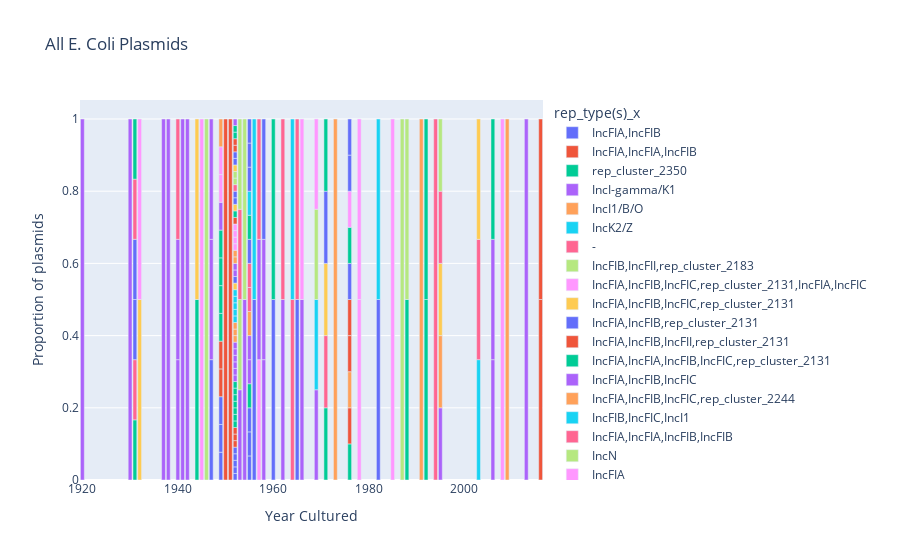

The notebook cell saved with this chart:
### Code cell
px.bar(
    mob_rgi,
    x="Year",
    y=mob_rgi['Year'].map((1/mob_rgi['Year'].value_counts()).to_dict()),
    labels={"Year": "Year Cultured", 'predicted_mobility_x': "Predicted Mobility", 'y': 'Proportion of plasmids'},
    title="All E. Coli Plasmids",
    # hover_data=["Accession_Number", "Resistance Mechanism", "Best_Hit_ARO", "Drug Class", "AMR Gene Family", 'Contig', 'Strain'],
    # color='Best_Hit_ARO',
    color='rep_type(s)_x'
)

### Figure 1 — Plotly figure (JSON) as saved in the notebook; plotly's stock layout.template omitted (floating-point values rounded to 4 significant figures)
{"data": [{"alignmentgroup": "True", "hovertemplate": "rep_type(s)_x=IncFIA,IncFIB<br>Year Cultured=%{x}<br>Proportion of plasmids=%{y}<extra></extra>", "legendgroup": "IncFIA,IncFIB", "marker": {"color": "#636efa", "pattern": {"shape": ""}}, "name": "IncFIA,IncFIB", "offsetgroup": "IncFIA,IncFIB", "orientation": "v", "showlegend": true, "textposition": "auto", "type": "bar", "x": [1960, 1949, 1947, 1949, 1955, 1955, 1955, 1965, 1952, 1982, 1952, 1952, 1952, 1949, 1956, 1952], "xaxis": "x", "y": [0.5, 0.07692, 0.3333, 0.07692, 0.06667, 0.06667, 0.06667, 0.5, 0.01818, 0.5, 0.01818, 0.01818, 0.01818, 0.07692, 0.5, 0.01818], "yaxis": "y"}, {"alignmentgroup": "True", "hovertemplate": "rep_type(s)_x=IncFIA,IncFIA,IncFIB<br>Year Cultured=%{x}<br>Proportion of plasmids=%{y}<extra></extra>", "legendgroup": "IncFIA,IncFIA,IncFIB", "marker": {"color": "#EF553B", "pattern": {"shape": ""}}, "name": "IncFIA,IncFIA,IncFIB", "offsetgroup": "IncFIA,IncFIA,IncFIB", "orientation": "v", "showlegend": true, "textposition": "auto", "type": "bar", "x": [1950, 1952, 1952, 1949, 1949, 1952], "xaxis": "x", "y": [1, 0.01818, 0.01818, 0.07692, 0.07692, 0.01818], "yaxis": "y"}, {"alignmentgroup": "True", "hovertemplate": "rep_type(s)_x=rep_cluster_2350<br>Year Cultured=%{x}<br>Proportion of plasmids=%{y}<extra></extra>", "legendgroup": "rep_cluster_2350", "marker": {"color": "#00cc96", "pattern": {"shape": ""}}, "name": "rep_cluster_2350", "offsetgroup": "rep_cluster_2350", "orientation": "v", "showlegend": true, "textposition": "auto", "type": "bar", "x": [1960, 1971, 1992, 1992, 1988, 1949, 1952, 1931, 1944, 1952, 1955, 1949, 1949, 1949, 1952, 1952, 1976, 1952, 1952, 1952], "xaxis": "x", "y": [0.5, 0.2, 0.5, 0.5, 0.5, 0.07692, 0.01818, 0.1667, 0.5, 0.01818, 0.06667, 0.07692, 0.07692, 0.07692, 0.01818, 0.01818, 0.1, 0.01818, 0.01818, 0.01818], "yaxis": "y"}, {"alignmentgroup": "True", "hovertemplate": "rep_type(s)_x=IncI-gamma/K1<br>Year Cultured=%{x}<br>Proportion of plasmids=%{y}<extra></extra>", "legendgroup": "IncI-gamma/K1", "marker": {"color": "#ab63fa", "pattern": {"shape": ""}}, "name": "IncI-gamma/K1", "offsetgroup": "IncI-gamma/K1", "orientation": "v", "showlegend": true, "textposition": "auto", "type": "bar", "x": [1962, 1969, 1958, 2006, 2006, 1920, 1930, 1937, 1938, 1940, 1940, 1941, 1942, 1947, 1949, 1952, 1953, 1952, 1952, 1952, 1952, 1952, 1955, 1955, 1954, 1995], "xaxis": "x", "y": [0.5, 0.25, 0.3333, 0.3333, 0.3333, 1, 1, 1, 1, 0.3333, 0.3333, 1, 1, 0.3333, 0.07692, 0.01818, 0.25, 0.01818, 0.01818, 0.01818, 0.01818, 0.01818, 0.06667, 0.06667, 0.5, 0.2], "yaxis": "y"}, {"alignmentgroup": "True", "hovertemplate": "rep_type(s)_x=IncI1/B/O<br>Year Cultured=%{x}<br>Proportion of plasmids=%{y}<extra></extra>", "legendgroup": "IncI1/B/O", "marker": {"color": "#FFA15A", "pattern": {"shape": ""}}, "name": "IncI1/B/O", "offsetgroup": "IncI1/B/O", "orientation": "v", "showlegend": true, "textposition": "auto", "type": "bar", "x": [1991, 1995, 2009, 1952, 1952, 1955, 1952], "xaxis": "x", "y": [1, 0.2, 1, 0.01818, 0.01818, 0.06667, 0.01818], "yaxis": "y"}, {"alignmentgroup": "True", "hovertemplate": "rep_type(s)_x=IncK2/Z<br>Year Cultured=%{x}<br>Proportion of plasmids=%{y}<extra></extra>", "legendgroup": "IncK2/Z", "marker": {"color": "#19d3f3", "pattern": {"shape": ""}}, "name": "IncK2/Z", "offsetgroup": "IncK2/Z", "orientation": "v", "showlegend": true, "textposition": "auto", "type": "bar", "x": [2003, 1952, 1952, 1952, 1952, 1952], "xaxis": "x", "y": [0.3333, 0.01818, 0.01818, 0.01818, 0.01818, 0.01818], "yaxis": "y"}, {"alignmentgroup": "True", "hovertemplate": "rep_type(s)_x=-<br>Year Cultured=%{x}<br>Proportion of plasmids=%{y}<extra></extra>", "legendgroup": "-", "marker": {"color": "#FF6692", "pattern": {"shape": ""}}, "name": "-", "offsetgroup": "-", "orientation": "v", "showlegend": true, "textposition": "auto", "type": "bar", "x": [1962, 1971, 2003, 1940, 1965, 1964, 1955, 1931, 1955], "xaxis": "x", "y": [0.5, 0.2, 0.3333, 0.3333, 0.5, 0.5, 0.06667, 0.1667, 0.06667], "yaxis": "y"}, {"alignmentgroup": "True", "hovertemplate": "rep_type(s)_x=IncFIB,IncFII,rep_cluster_2183<br>Year Cultured=%{x}<br>Proportion of plasmids=%{y}<extra></extra>", "legendgroup": "IncFIB,IncFII,rep_cluster_2183", "marker": {"color": "#B6E880", "pattern": {"shape": ""}}, "name": "IncFIB,IncFII,rep_cluster_2183", "offsetgroup": "IncFIB,IncFII,rep_cluster_2183", "orientation": "v", "showlegend": true, "textposition": "auto", "type": "bar", "x": [1953], "xaxis": "x", "y": [0.25], "yaxis": "y"}, {"alignmentgroup": "True", "hovertemplate": "rep_type(s)_x=IncFIA,IncFIB,IncFIC,rep_cluster_2131,IncFIA,IncFIC<br>Year Cultured=%{x}<br>Proportion of plasmids=%{y}<extra></extra>", "legendgroup": "IncFIA,IncFIB,IncFIC,rep_cluster_2131,IncFIA,IncFIC", "marker": {"color": "#FF97FF", "pattern": {"shape": ""}}, "name": "IncFIA,IncFIB,IncFIC,rep_cluster_2131,IncFIA,IncFIC", "offsetgroup": "IncFIA,IncFIB,IncFIC,rep_cluster_2131,IncFIA,IncFIC", "orientation": "v", "showlegend": true, "textposition": "auto", "type": "bar", "x": [1957], "xaxis": "x", "y": [0.3333], "yaxis": "y"}, {"alignmentgroup": "True", "hovertemplate": "rep_type(s)_x=IncFIA,IncFIB,IncFIC,rep_cluster_2131<br>Year Cultured=%{x}<br>Proportion of plasmids=%{y}<extra></extra>", "legendgroup": "IncFIA,IncFIB,IncFIC,rep_cluster_2131", "marker": {"color": "#FECB52", "pattern": {"shape": ""}}, "name": "IncFIA,IncFIB,IncFIC,rep_cluster_2131", "offsetgroup": "IncFIA,IncFIB,IncFIC,rep_cluster_2131", "orientation": "v", "showlegend": true, "textposition": "auto", "type": "bar", "x": [1971, 1932, 1944, 1952], "xaxis": "x", "y": [0.2, 0.5, 0.5, 0.01818], "yaxis": "y"}, {"alignmentgroup": "True", "hovertemplate": "rep_type(s)_x=IncFIA,IncFIB,rep_cluster_2131<br>Year Cultured=%{x}<br>Proportion of plasmids=%{y}<extra></extra>", "legendgroup": "IncFIA,IncFIB,rep_cluster_2131", "marker": {"color": "#636efa", "pattern": {"shape": ""}}, "name": "IncFIA,IncFIB,rep_cluster_2131", "offsetgroup": "IncFIA,IncFIB,rep_cluster_2131", "orientation": "v", "showlegend": true, "textposition": "auto", "type": "bar", "x": [1931, 1931, 1952, 1955], "xaxis": "x", "y": [0.1667, 0.1667, 0.01818, 0.06667], "yaxis": "y"}, {"alignmentgroup": "True", "hovertemplate": "rep_type(s)_x=IncFIA,IncFIB,IncFII,rep_cluster_2131<br>Year Cultured=%{x}<br>Proportion of plasmids=%{y}<extra></extra>", "legendgroup": "IncFIA,IncFIB,IncFII,rep_cluster_2131", "marker": {"color": "#EF553B", "pattern": {"shape": ""}}, "name": "IncFIA,IncFIB,IncFII,rep_cluster_2131", "offsetgroup": "IncFIA,IncFIB,IncFII,rep_cluster_2131", "orientation": "v", "showlegend": true, "textposition": "auto", "type": "bar", "x": [1976], "xaxis": "x", "y": [0.1], "yaxis": "y"}, {"alignmentgroup": "True", "hovertemplate": "rep_type(s)_x=IncFIA,IncFIA,IncFIB,IncFIC,rep_cluster_2131<br>Year Cultured=%{x}<br>Proportion of plasmids=%{y}<extra></extra>", "legendgroup": "IncFIA,IncFIA,IncFIB,IncFIC,rep_cluster_2131", "marker": {"color": "#00cc96", "pattern": {"shape": ""}}, "name": "IncFIA,IncFIA,IncFIB,IncFIC,rep_cluster_2131", "offsetgroup": "IncFIA,IncFIA,IncFIB,IncFIC,rep_cluster_2131", "orientation": "v", "showlegend": true, "textposition": "auto", "type": "bar", "x": [1955], "xaxis": "x", "y": [0.06667], "yaxis": "y"}, {"alignmentgroup": "True", "hovertemplate": "rep_type(s)_x=IncFIA,IncFIB,IncFIC<br>Year Cultured=%{x}<br>Proportion of plasmids=%{y}<extra></extra>", "legendgroup": "IncFIA,IncFIB,IncFIC", "marker": {"color": "#ab63fa", "pattern": {"shape": ""}}, "name": "IncFIA,IncFIB,IncFIC", "offsetgroup": "IncFIA,IncFIB,IncFIC", "orientation": "v", "showlegend": true, "textposition": "auto", "type": "bar", "x": [1966, 1957, 1958, 1952, 1952], "xaxis": "x", "y": [0.5, 0.3333, 0.3333, 0.01818, 0.01818], "yaxis": "y"}, {"alignmentgroup": "True", "hovertemplate": "rep_type(s)_x=IncFIA,IncFIB,IncFIC,rep_cluster_2244<br>Year Cultured=%{x}<br>Proportion of plasmids=%{y}<extra></extra>", "legendgroup": "IncFIA,IncFIB,IncFIC,rep_cluster_2244", "marker": {"color": "#FFA15A", "pattern": {"shape": ""}}, "name": "IncFIA,IncFIB,IncFIC,rep_cluster_2244", "offsetgroup": "IncFIA,IncFIB,IncFIC,rep_cluster_2244", "orientation": "v", "showlegend": true, "textposition": "auto", "type": "bar", "x": [1976, 1952, 1952], "xaxis": "x", "y": [0.1, 0.01818, 0.01818], "yaxis": "y"}, {"alignmentgroup": "True", "hovertemplate": "rep_type(s)_x=IncFIB,IncFIC,IncI1<br>Year Cultured=%{x}<br>Proportion of plasmids=%{y}<extra></extra>", "legendgroup": "IncFIB,IncFIC,IncI1", "marker": {"color": "#19d3f3", "pattern": {"shape": ""}}, "name": "IncFIB,IncFIC,IncI1", "offsetgroup": "IncFIB,IncFIC,IncI1", "orientation": "v", "showlegend": true, "textposition": "auto", "type": "bar", "x": [1955, 1969, 1964], "xaxis": "x", "y": [0.06667, 0.25, 0.5], "yaxis": "y"}, {"alignmentgroup": "True", "hovertemplate": "rep_type(s)_x=IncFIA,IncFIA,IncFIB,IncFIB<br>Year Cultured=%{x}<br>Proportion of plasmids=%{y}<extra></extra>", "legendgroup": "IncFIA,IncFIA,IncFIB,IncFIB", "marker": {"color": "#FF6692", "pattern": {"shape": ""}}, "name": "IncFIA,IncFIA,IncFIB,IncFIB", "offsetgroup": "IncFIA,IncFIA,IncFIB,IncFIB", "orientation": "v", "showlegend": true, "textposition": "auto", "type": "bar", "x": [1957], "xaxis": "x", "y": [0.3333], "yaxis": "y"}, {"alignmentgroup": "True", "hovertemplate": "rep_type(s)_x=IncN<br>Year Cultured=%{x}<br>Proportion of plasmids=%{y}<extra></extra>", "legendgroup": "IncN", "marker": {"color": "#B6E880", "pattern": {"shape": ""}}, "name": "IncN", "offsetgroup": "IncN", "orientation": "v", "showlegend": true, "textposition": "auto", "type": "bar", "x": [1969, 1987, 1988], "xaxis": "x", "y": [0.25, 1, 0.5], "yaxis": "y"}, {"alignmentgroup": "True", "hovertemplate": "rep_type(s)_x=IncFIA<br>Year Cultured=%{x}<br>Proportion of plasmids=%{y}<extra></extra>", "legendgroup": "IncFIA", "marker": {"color": "#FF97FF", "pattern": {"shape": ""}}, "name": "IncFIA", "offsetgroup": "IncFIA", "orientation": "v", "showlegend": true, "textposition": "auto", "type": "bar", "x": [1969, 1966, 1949, 1978, 1978, 1949, 1952, 1952, 1932, 1952, 1945, 1952], "xaxis": "x", "y": [0.25, 0.5, 0.07692, 0.5, 0.5, 0.07692, 0.01818, 0.01818, 0.5, 0.01818, 1, 0.01818], "yaxis": "y"}, {"alignmentgroup": "True", "hovertemplate": "rep_type(s)_x=IncX4<br>Year Cultured=%{x}<br>Proportion of plasmids=%{y}<extra></extra>", "legendgroup": "IncX4", "marker": {"color": "#FECB52", "pattern": {"shape": ""}}, "name": "IncX4", "offsetgroup": "IncX4", "orientation": "v", "showlegend": true, "textposition": "auto", "type": "bar", "x": [1995], "xaxis": "x", "y": [0.2], "yaxis": "y"}, {"alignmentgroup": "True", "hovertemplate": "rep_type(s)_x=IncFIA,IncFIC<br>Year Cultured=%{x}<br>Proportion of plasmids=%{y}<extra></extra>", "legendgroup": "IncFIA,IncFIC", "marker": {"color": "#636efa", "pattern": {"shape": ""}}, "name": "IncFIA,IncFIC", "offsetgroup": "IncFIA,IncFIC", "orientation": "v", "showlegend": true, "textposition": "auto", "type": "bar", "x": [1958, 1955, 1971], "xaxis": "x", "y": [0.3333, 0.06667, 0.2], "yaxis": "y"}, {"alignmentgroup": "True", "hovertemplate": "rep_type(s)_x=IncFIA,IncFII<br>Year Cultured=%{x}<br>Proportion of plasmids=%{y}<extra></extra>", "legendgroup": "IncFIA,IncFII", "marker": {"color": "#EF553B", "pattern": {"shape": ""}}, "name": "IncFIA,IncFII", "offsetgroup": "IncFIA,IncFII", "orientation": "v", "showlegend": true, "textposition": "auto", "type": "bar", "x": [1976, 1951, 1976, 2016, 1952], "xaxis": "x", "y": [0.1, 1, 0.1, 0.5, 0.01818], "yaxis": "y"}, {"alignmentgroup": "True", "hovertemplate": "rep_type(s)_x=IncHI2A,rep_cluster_1088<br>Year Cultured=%{x}<br>Proportion of plasmids=%{y}<extra></extra>", "legendgroup": "IncHI2A,rep_cluster_1088", "marker": {"color": "#00cc96", "pattern": {"shape": ""}}, "name": "IncHI2A,rep_cluster_1088", "offsetgroup": "IncHI2A,rep_cluster_1088", "orientation": "v", "showlegend": true, "textposition": "auto", "type": "bar", "x": [1971, 2006, 1952], "xaxis": "x", "y": [0.2, 0.3333, 0.01818], "yaxis": "y"}, {"alignmentgroup": "True", "hovertemplate": "rep_type(s)_x=IncHI2A,rep_cluster_1088,IncI2<br>Year Cultured=%{x}<br>Proportion of plasmids=%{y}<extra></extra>", "legendgroup": "IncHI2A,rep_cluster_1088,IncI2", "marker": {"color": "#ab63fa", "pattern": {"shape": ""}}, "name": "IncHI2A,rep_cluster_1088,IncI2", "offsetgroup": "IncHI2A,rep_cluster_1088,IncI2", "orientation": "v", "showlegend": true, "textposition": "auto", "type": "bar", "x": [2013], "xaxis": "x", "y": [1], "yaxis": "y"}, {"alignmentgroup": "True", "hovertemplate": "rep_type(s)_x=rep_cluster_2335<br>Year Cultured=%{x}<br>Proportion of plasmids=%{y}<extra></extra>", "legendgroup": "rep_cluster_2335", "marker": {"color": "#FFA15A", "pattern": {"shape": ""}}, "name": "rep_cluster_2335", "offsetgroup": "rep_cluster_2335", "orientation": "v", "showlegend": true, "textposition": "auto", "type": "bar", "x": [1973], "xaxis": "x", "y": [1], "yaxis": "y"}, {"alignmentgroup": "True", "hovertemplate": "rep_type(s)_x=IncFIA,IncFIB,IncFIA,IncFIC<br>Year Cultured=%{x}<br>Proportion of plasmids=%{y}<extra></extra>", "legendgroup": "IncFIA,IncFIB,IncFIA,IncFIC", "marker": {"color": "#19d3f3", "pattern": {"shape": ""}}, "name": "IncFIA,IncFIB,IncFIA,IncFIC", "offsetgroup": "IncFIA,IncFIB,IncFIA,IncFIC", "orientation": "v", "showlegend": true, "textposition": "auto", "type": "bar", "x": [1982], "xaxis": "x", "y": [0.5], "yaxis": "y"}, {"alignmentgroup": "True", "hovertemplate": "rep_type(s)_x=IncFIA,IncFIB,IncFII<br>Year Cultured=%{x}<br>Proportion of plasmids=%{y}<extra></extra>", "legendgroup": "IncFIA,IncFIB,IncFII", "marker": {"color": "#FF6692", "pattern": {"shape": ""}}, "name": "IncFIA,IncFIB,IncFII", "offsetgroup": "IncFIA,IncFIB,IncFII", "orientation": "v", "showlegend": true, "textposition": "auto", "type": "bar", "x": [1995, 1994, 1931], "xaxis": "x", "y": [0.2, 1, 0.1667], "yaxis": "y"}, {"alignmentgroup": "True", "hovertemplate": "rep_type(s)_x=IncFIA,IncFIB,IncFIB<br>Year Cultured=%{x}<br>Proportion of plasmids=%{y}<extra></extra>", "legendgroup": "IncFIA,IncFIB,IncFIB", "marker": {"color": "#B6E880", "pattern": {"shape": ""}}, "name": "IncFIA,IncFIB,IncFIB", "offsetgroup": "IncFIA,IncFIB,IncFIB", "orientation": "v", "showlegend": true, "textposition": "auto", "type": "bar", "x": [1995], "xaxis": "x", "y": [0.2], "yaxis": "y"}, {"alignmentgroup": "True", "hovertemplate": "rep_type(s)_x=IncL/M<br>Year Cultured=%{x}<br>Proportion of plasmids=%{y}<extra></extra>", "legendgroup": "IncL/M", "marker": {"color": "#FF97FF", "pattern": {"shape": ""}}, "name": "IncL/M", "offsetgroup": "IncL/M", "orientation": "v", "showlegend": true, "textposition": "auto", "type": "bar", "x": [1985, 2008], "xaxis": "x", "y": [1, 1], "yaxis": "y"}, {"alignmentgroup": "True", "hovertemplate": "rep_type(s)_x=rep_cluster_2131<br>Year Cultured=%{x}<br>Proportion of plasmids=%{y}<extra></extra>", "legendgroup": "rep_cluster_2131", "marker": {"color": "#FECB52", "pattern": {"shape": ""}}, "name": "rep_cluster_2131", "offsetgroup": "rep_cluster_2131", "orientation": "v", "showlegend": true, "textposition": "auto", "type": "bar", "x": [2003, 1952], "xaxis": "x", "y": [0.3333, 0.01818], "yaxis": "y"}, {"alignmentgroup": "True", "hovertemplate": "rep_type(s)_x=Col156<br>Year Cultured=%{x}<br>Proportion of plasmids=%{y}<extra></extra>", "legendgroup": "Col156", "marker": {"color": "#636efa", "pattern": {"shape": ""}}, "name": "Col156", "offsetgroup": "Col156", "orientation": "v", "showlegend": true, "textposition": "auto", "type": "bar", "x": [1976, 1952, 1952, 1955, 1955], "xaxis": "x", "y": [0.1, 0.01818, 0.01818, 0.06667, 0.06667], "yaxis": "y"}, {"alignmentgroup": "True", "hovertemplate": "rep_type(s)_x=IncQ2<br>Year Cultured=%{x}<br>Proportion of plasmids=%{y}<extra></extra>", "legendgroup": "IncQ2", "marker": {"color": "#EF553B", "pattern": {"shape": ""}}, "name": "IncQ2", "offsetgroup": "IncQ2", "orientation": "v", "showlegend": true, "textposition": "auto", "type": "bar", "x": [2016], "xaxis": "x", "y": [0.5], "yaxis": "y"}, {"alignmentgroup": "True", "hovertemplate": "rep_type(s)_x=IncX1<br>Year Cultured=%{x}<br>Proportion of plasmids=%{y}<extra></extra>", "legendgroup": "IncX1", "marker": {"color": "#00cc96", "pattern": {"shape": ""}}, "name": "IncX1", "offsetgroup": "IncX1", "orientation": "v", "showlegend": true, "textposition": "auto", "type": "bar", "x": [1931, 1976], "xaxis": "x", "y": [0.1667, 0.1], "yaxis": "y"}, {"alignmentgroup": "True", "hovertemplate": "rep_type(s)_x=IncFIB,IncFII,IncI1<br>Year Cultured=%{x}<br>Proportion of plasmids=%{y}<extra></extra>", "legendgroup": "IncFIB,IncFII,IncI1", "marker": {"color": "#ab63fa", "pattern": {"shape": ""}}, "name": "IncFIB,IncFII,IncI1", "offsetgroup": "IncFIB,IncFII,IncI1", "orientation": "v", "showlegend": true, "textposition": "auto", "type": "bar", "x": [1947], "xaxis": "x", "y": [0.3333], "yaxis": "y"}, {"alignmentgroup": "True", "hovertemplate": "rep_type(s)_x=IncFII,IncI-gamma/K1<br>Year Cultured=%{x}<br>Proportion of plasmids=%{y}<extra></extra>", "legendgroup": "IncFII,IncI-gamma/K1", "marker": {"color": "#FFA15A", "pattern": {"shape": ""}}, "name": "IncFII,IncI-gamma/K1", "offsetgroup": "IncFII,IncI-gamma/K1", "orientation": "v", "showlegend": true, "textposition": "auto", "type": "bar", "x": [1949], "xaxis": "x", "y": [0.07692], "yaxis": "y"}, {"alignmentgroup": "True", "hovertemplate": "rep_type(s)_x=rep_cluster_2350,rep_cluster_2350,rep_cluster_2370<br>Year Cultured=%{x}<br>Proportion of plasmids=%{y}<extra></extra>", "legendgroup": "rep_cluster_2350,rep_cluster_2350,rep_cluster_2370", "marker": {"color": "#19d3f3", "pattern": {"shape": ""}}, "name": "rep_cluster_2350,rep_cluster_2350,rep_cluster_2370", "offsetgroup": "rep_cluster_2350,rep_cluster_2350,rep_cluster_2370", "orientation": "v", "showlegend": true, "textposition": "auto", "type": "bar", "x": [1956], "xaxis": "x", "y": [0.5], "yaxis": "y"}, {"alignmentgroup": "True", "hovertemplate": "rep_type(s)_x=IncFIB,IncI-gamma/K1<br>Year Cultured=%{x}<br>Proportion of plasmids=%{y}<extra></extra>", "legendgroup": "IncFIB,IncI-gamma/K1", "marker": {"color": "#FF6692", "pattern": {"shape": ""}}, "name": "IncFIB,IncI-gamma/K1", "offsetgroup": "IncFIB,IncI-gamma/K1", "orientation": "v", "showlegend": true, "textposition": "auto", "type": "bar", "x": [1953, 1952], "xaxis": "x", "y": [0.25, 0.01818], "yaxis": "y"}, {"alignmentgroup": "True", "hovertemplate": "rep_type(s)_x=IncFIB,rep_cluster_2244<br>Year Cultured=%{x}<br>Proportion of plasmids=%{y}<extra></extra>", "legendgroup": "IncFIB,rep_cluster_2244", "marker": {"color": "#B6E880", "pattern": {"shape": ""}}, "name": "IncFIB,rep_cluster_2244", "offsetgroup": "IncFIB,rep_cluster_2244", "orientation": "v", "showlegend": true, "textposition": "auto", "type": "bar", "x": [1953, 1946, 1952, 1952, 1954], "xaxis": "x", "y": [0.25, 1, 0.01818, 0.01818, 0.5], "yaxis": "y"}, {"alignmentgroup": "True", "hovertemplate": "rep_type(s)_x=IncFIA,IncFIB,rep_cluster_2244<br>Year Cultured=%{x}<br>Proportion of plasmids=%{y}<extra></extra>", "legendgroup": "IncFIA,IncFIB,rep_cluster_2244", "marker": {"color": "#FF97FF", "pattern": {"shape": ""}}, "name": "IncFIA,IncFIB,rep_cluster_2244", "offsetgroup": "IncFIA,IncFIB,rep_cluster_2244", "orientation": "v", "showlegend": true, "textposition": "auto", "type": "bar", "x": [1976], "xaxis": "x", "y": [0.1], "yaxis": "y"}, {"alignmentgroup": "True", "hovertemplate": "rep_type(s)_x=IncFIB<br>Year Cultured=%{x}<br>Proportion of plasmids=%{y}<extra></extra>", "legendgroup": "IncFIB", "marker": {"color": "#FECB52", "pattern": {"shape": ""}}, "name": "IncFIB", "offsetgroup": "IncFIB", "orientation": "v", "showlegend": true, "textposition": "auto", "type": "bar", "x": [1952], "xaxis": "x", "y": [0.01818], "yaxis": "y"}, {"alignmentgroup": "True", "hovertemplate": "rep_type(s)_x=IncFIB,IncFIC,rep_cluster_2244<br>Year Cultured=%{x}<br>Proportion of plasmids=%{y}<extra></extra>", "legendgroup": "IncFIB,IncFIC,rep_cluster_2244", "marker": {"color": "#636efa", "pattern": {"shape": ""}}, "name": "IncFIB,IncFIC,rep_cluster_2244", "offsetgroup": "IncFIB,IncFIC,rep_cluster_2244", "orientation": "v", "showlegend": true, "textposition": "auto", "type": "bar", "x": [1952, 1976, 1952, 1976], "xaxis": "x", "y": [0.01818, 0.1, 0.01818, 0.1], "yaxis": "y"}, {"alignmentgroup": "True", "hovertemplate": "rep_type(s)_x=IncFIA,IncFIB,IncFIC,IncFII<br>Year Cultured=%{x}<br>Proportion of plasmids=%{y}<extra></extra>", "legendgroup": "IncFIA,IncFIB,IncFIC,IncFII", "marker": {"color": "#EF553B", "pattern": {"shape": ""}}, "name": "IncFIA,IncFIB,IncFIC,IncFII", "offsetgroup": "IncFIA,IncFIB,IncFIC,IncFII", "orientation": "v", "showlegend": true, "textposition": "auto", "type": "bar", "x": [1952, 1952], "xaxis": "x", "y": [0.01818, 0.01818], "yaxis": "y"}, {"alignmentgroup": "True", "hovertemplate": "rep_type(s)_x=IncFIB,IncFII,IncI-gamma/K1<br>Year Cultured=%{x}<br>Proportion of plasmids=%{y}<extra></extra>", "legendgroup": "IncFIB,IncFII,IncI-gamma/K1", "marker": {"color": "#00cc96", "pattern": {"shape": ""}}, "name": "IncFIB,IncFII,IncI-gamma/K1", "offsetgroup": "IncFIB,IncFII,IncI-gamma/K1", "orientation": "v", "showlegend": true, "textposition": "auto", "type": "bar", "x": [1952, 1952], "xaxis": "x", "y": [0.01818, 0.01818], "yaxis": "y"}, {"alignmentgroup": "True", "hovertemplate": "rep_type(s)_x=rep_cluster_2373<br>Year Cultured=%{x}<br>Proportion of plasmids=%{y}<extra></extra>", "legendgroup": "rep_cluster_2373", "marker": {"color": "#ab63fa", "pattern": {"shape": ""}}, "name": "rep_cluster_2373", "offsetgroup": "rep_cluster_2373", "orientation": "v", "showlegend": true, "textposition": "auto", "type": "bar", "x": [1952], "xaxis": "x", "y": [0.01818], "yaxis": "y"}], "layout": {"autosize": true, "barmode": "relative", "legend": {"title": {"text": "rep_type(s)_x"}, "tracegroupgap": 0}, "title": {"text": "All E. Coli Plasmids"}, "xaxis": {"anchor": "y", "autorange": true, "domain": [0, 1], "range": [1920.0, 2016.0], "title": {"text": "Year Cultured"}, "type": "linear"}, "yaxis": {"anchor": "x", "autorange": true, "domain": [0, 1], "range": [0, 1.053], "title": {"text": "Proportion of plasmids"}, "type": "linear"}}}
